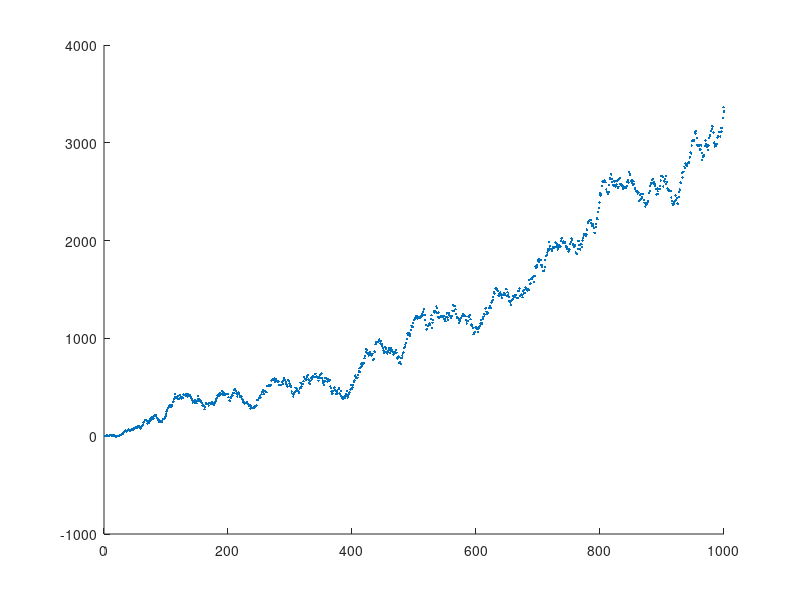

Source code (MATLAB):
%use fibinochi
seed=1.1;
T=[seed];  
layers=1000;
for row=2:layers
    for i=1:row
        if(i==(seed||row))
            T(1,i)=0;
            T(row,i)=seed;
        else
            T(1,i)=0;
            T(row,i)=T(row-1,i-1)+T(row-1,i);
        end
    end
end
%{
hold on
for i=1:layers
    scatter(T(1,:)+i,asin(sin(T(i,:))),3,'black','filled');
end
xlim([200.0 layers]);
ylim([-pi/2 pi/2]);
hold off
%}
above=1;
below=1;
difference=[];
for i=1:layers
    for a=1:length(T(i,:))
       if(asin(sin(T(i,a)))>0)
            above=above+1;
       elseif(asin(sin(T(i,a)))<0)
            below=below+1;
       end 
       difference(i)=above-below;
    end
end
scatter(1:layers,difference,3,'black','filled');
